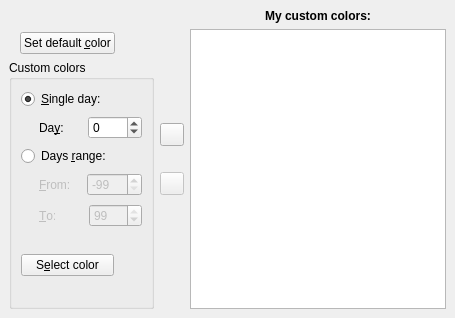
         <widget class="QWidget" name="tabColors" >
          <attribute name="title" >
           <string>Co&amp;lors</string>
          </attribute>
          <layout class="QGridLayout" >
           <property name="leftMargin" >
            <number>9</number>
           </property>
           <property name="topMargin" >
            <number>9</number>
           </property>
           <property name="rightMargin" >
            <number>9</number>
           </property>
           <property name="bottomMargin" >
            <number>9</number>
           </property>
           <property name="horizontalSpacing" >
            <number>6</number>
           </property>
           <property name="verticalSpacing" >
            <number>6</number>
           </property>
           <item row="2" column="0" >
            <widget class="QGroupBox" name="grpbxCol" >
             <property name="title" >
              <string>Custom colors</string>
             </property>
             <layout class="QGridLayout" >
              <property name="leftMargin" >
               <number>9</number>
              </property>
              <property name="topMargin" >
               <number>9</number>
              </property>
              <property name="rightMargin" >
               <number>9</number>
              </property>
              <property name="bottomMargin" >
               <number>9</number>
              </property>
              <property name="horizontalSpacing" >
               <number>6</number>
              </property>
              <property name="verticalSpacing" >
               <number>6</number>
              </property>
              <item row="0" column="0" >
               <widget class="QRadioButton" name="radioSingleDay" >
                <property name="text" >
                 <string>&amp;Single day:</string>
                </property>
                <property name="checked" >
                 <bool>true</bool>
                </property>
               </widget>
              </item>
              <item row="1" column="0" >
               <layout class="QHBoxLayout" >
                <property name="spacing" >
                 <number>6</number>
                </property>
                <property name="leftMargin" >
                 <number>0</number>
                </property>
                <property name="topMargin" >
                 <number>0</number>
                </property>
                <property name="rightMargin" >
                 <number>0</number>
                </property>
                <property name="bottomMargin" >
                 <number>0</number>
                </property>
                <item>
                 <spacer>
                  <property name="orientation" >
                   <enum>Qt::Horizontal</enum>
                  </property>
                  <property name="sizeType" >
                   <enum>QSizePolicy::Fixed</enum>
                  </property>
                  <property name="sizeHint" >
                   <size>
                    <width>18</width>
                    <height>25</height>
                   </size>
                  </property>
                 </spacer>
                </item>
                <item>
                 <widget class="QLabel" name="lblColorsDay" >
                  <property name="text" >
                   <string>Da&amp;y:</string>
                  </property>
                  <property name="buddy" >
                   <cstring>spinColorsSingleDay</cstring>
                  </property>
                 </widget>
                </item>
                <item>
                 <spacer>
                  <property name="orientation" >
                   <enum>Qt::Horizontal</enum>
                  </property>
                  <property name="sizeType" >
                   <enum>QSizePolicy::Fixed</enum>
                  </property>
                  <property name="sizeHint" >
                   <size>
                    <width>18</width>
                    <height>20</height>
                   </size>
                  </property>
                 </spacer>
                </item>
                <item>
                 <widget class="QSpinBox" name="spinColorsSingleDay" >
                  <property name="sizePolicy" >
                   <sizepolicy vsizetype="Fixed" hsizetype="Expanding" >
                    <horstretch>0</horstretch>
                    <verstretch>0</verstretch>
                   </sizepolicy>
                  </property>
                  <property name="minimum" >
                   <number>-99</number>
                  </property>
                 </widget>
                </item>
               </layout>
              </item>
              <item row="2" column="0" >
               <widget class="QRadioButton" name="radioDayRange" >
                <property name="text" >
                 <string>Days &amp;range:</string>
                </property>
               </widget>
              </item>
              <item row="3" column="0" >
               <layout class="QHBoxLayout" >
                <property name="spacing" >
                 <number>6</number>
                </property>
                <property name="leftMargin" >
                 <number>0</number>
                </property>
                <property name="topMargin" >
                 <number>0</number>
                </property>
                <property name="rightMargin" >
                 <number>0</number>
                </property>
                <property name="bottomMargin" >
                 <number>0</number>
                </property>
                <item>
                 <spacer>
                  <property name="orientation" >
                   <enum>Qt::Horizontal</enum>
                  </property>
                  <property name="sizeType" >
                   <enum>QSizePolicy::Fixed</enum>
                  </property>
                  <property name="sizeHint" >
                   <size>
                    <width>18</width>
                    <height>25</height>
                   </size>
                  </property>
                 </spacer>
                </item>
                <item>
                 <widget class="QLabel" name="lblColorsFrom" >
                  <property name="enabled" >
                   <bool>false</bool>
                  </property>
                  <property name="text" >
                   <string>&amp;From:</string>
                  </property>
                  <property name="buddy" >
                   <cstring>spinColorsFrom</cstring>
                  </property>
                 </widget>
                </item>
                <item>
                 <spacer>
                  <property name="orientation" >
                   <enum>Qt::Horizontal</enum>
                  </property>
                  <property name="sizeType" >
                   <enum>QSizePolicy::Fixed</enum>
                  </property>
                  <property name="sizeHint" >
                   <size>
                    <width>10</width>
                    <height>20</height>
                   </size>
                  </property>
                 </spacer>
                </item>
                <item>
                 <widget class="QSpinBox" name="spinColorsFrom" >
                  <property name="enabled" >
                   <bool>false</bool>
                  </property>
                  <property name="sizePolicy" >
                   <sizepolicy vsizetype="Fixed" hsizetype="Expanding" >
                    <horstretch>0</horstretch>
                    <verstretch>0</verstretch>
                   </sizepolicy>
                  </property>
                  <property name="minimum" >
                   <number>-99</number>
                  </property>
                  <property name="maximum" >
                   <number>98</number>
                  </property>
                  <property name="value" >
                   <number>-99</number>
                  </property>
                 </widget>
                </item>
               </layout>
              </item>
              <item row="4" column="0" >
               <layout class="QHBoxLayout" >
                <property name="spacing" >
                 <number>6</number>
                </property>
                <property name="leftMargin" >
                 <number>0</number>
                </property>
                <property name="topMargin" >
                 <number>0</number>
                </property>
                <property name="rightMargin" >
                 <number>0</number>
                </property>
                <property name="bottomMargin" >
                 <number>0</number>
                </property>
                <item>
                 <spacer>
                  <property name="orientation" >
                   <enum>Qt::Horizontal</enum>
                  </property>
                  <property name="sizeType" >
                   <enum>QSizePolicy::Fixed</enum>
                  </property>
                  <property name="sizeHint" >
                   <size>
                    <width>18</width>
                    <height>25</height>
                   </size>
                  </property>
                 </spacer>
                </item>
                <item>
                 <widget class="QLabel" name="lblColorsTo" >
                  <property name="enabled" >
                   <bool>false</bool>
                  </property>
                  <property name="text" >
                   <string>&amp;To:</string>
                  </property>
                  <property name="buddy" >
                   <cstring>spinColorsTo</cstring>
                  </property>
                 </widget>
                </item>
                <item>
                 <spacer>
                  <property name="orientation" >
                   <enum>Qt::Horizontal</enum>
                  </property>
                  <property name="sizeType" >
                   <enum>QSizePolicy::Fixed</enum>
                  </property>
                  <property name="sizeHint" >
                   <size>
                    <width>28</width>
                    <height>20</height>
                   </size>
                  </property>
                 </spacer>
                </item>
                <item>
                 <widget class="QSpinBox" name="spinColorsTo" >
                  <property name="enabled" >
                   <bool>false</bool>
                  </property>
                  <property name="sizePolicy" >
                   <sizepolicy vsizetype="Fixed" hsizetype="Expanding" >
                    <horstretch>0</horstretch>
                    <verstretch>0</verstretch>
                   </sizepolicy>
                  </property>
                  <property name="minimum" >
                   <number>-98</number>
                  </property>
                  <property name="value" >
                   <number>99</number>
                  </property>
                 </widget>
                </item>
               </layout>
              </item>
              <item row="5" column="0" >
               <spacer>
                <property name="orientation" >
                 <enum>Qt::Vertical</enum>
                </property>
                <property name="sizeType" >
                 <enum>QSizePolicy::Fixed</enum>
                </property>
                <property name="sizeHint" >
                 <size>
                  <width>20</width>
                  <height>20</height>
                 </size>
                </property>
               </spacer>
              </item>
              <item row="6" column="0" >
               <layout class="QHBoxLayout" >
                <property name="spacing" >
                 <number>6</number>
                </property>
                <property name="leftMargin" >
                 <number>0</number>
                </property>
                <property name="topMargin" >
                 <number>0</number>
                </property>
                <property name="rightMargin" >
                 <number>0</number>
                </property>
                <property name="bottomMargin" >
                 <number>0</number>
                </property>
                <item>
                 <widget class="QPushButton" name="btnSelectColor" >
                  <property name="sizePolicy" >
                   <sizepolicy vsizetype="Fixed" hsizetype="MinimumExpanding" >
                    <horstretch>0</horstretch>
                    <verstretch>0</verstretch>
                   </sizepolicy>
                  </property>
                  <property name="text" >
                   <string>S&amp;elect color</string>
                  </property>
                 </widget>
                </item>
                <item>
                 <spacer>
                  <property name="orientation" >
                   <enum>Qt::Horizontal</enum>
                  </property>
                  <property name="sizeType" >
                   <enum>QSizePolicy::Fixed</enum>
                  </property>
                  <property name="sizeHint" >
                   <size>
                    <width>15</width>
                    <height>20</height>
                   </size>
                  </property>
                 </spacer>
                </item>
                <item>
                 <widget class="QLabel" name="lblSelectColor" >
                  <property name="sizePolicy" >
                   <sizepolicy vsizetype="Fixed" hsizetype="Fixed" >
                    <horstretch>48</horstretch>
                    <verstretch>48</verstretch>
                   </sizepolicy>
                  </property>
                  <property name="text" >
                   <string/>
                  </property>
                  <property name="pixmap" >
                   <pixmap resource="NextShowsConfig.qrc" >:/images/misc/images/blank_36x36.png</pixmap>
                  </property>
                 </widget>
                </item>
               </layout>
              </item>
              <item row="7" column="0" >
               <spacer>
                <property name="orientation" >
                 <enum>Qt::Vertical</enum>
                </property>
                <property name="sizeHint" >
                 <size>
                  <width>20</width>
                  <height>21</height>
                 </size>
                </property>
               </spacer>
              </item>
             </layout>
            </widget>
           </item>
           <item row="1" column="0" >
            <layout class="QHBoxLayout" >
             <property name="spacing" >
              <number>6</number>
             </property>
             <property name="leftMargin" >
              <number>0</number>
             </property>
             <property name="topMargin" >
              <number>0</number>
             </property>
             <property name="rightMargin" >
              <number>0</number>
             </property>
             <property name="bottomMargin" >
              <number>0</number>
             </property>
             <item>
              <spacer>
               <property name="orientation" >
                <enum>Qt::Horizontal</enum>
               </property>
               <property name="sizeType" >
                <enum>QSizePolicy::Fixed</enum>
               </property>
               <property name="sizeHint" >
                <size>
                 <width>11</width>
                 <height>20</height>
                </size>
               </property>
              </spacer>
             </item>
             <item>
              <widget class="QPushButton" name="btnSetDefaultColor" >
               <property name="sizePolicy" >
                <sizepolicy vsizetype="Fixed" hsizetype="MinimumExpanding" >
                 <horstretch>0</horstretch>
                 <verstretch>0</verstretch>
                </sizepolicy>
               </property>
               <property name="text" >
                <string>Set default &amp;color</string>
               </property>
              </widget>
             </item>
             <item>
              <spacer>
               <property name="orientation" >
                <enum>Qt::Horizontal</enum>
               </property>
               <property name="sizeType" >
                <enum>QSizePolicy::Fixed</enum>
               </property>
               <property name="sizeHint" >
                <size>
                 <width>15</width>
                 <height>20</height>
                </size>
               </property>
              </spacer>
             </item>
             <item>
              <widget class="QLabel" name="lblDefaultColor" >
               <property name="text" >
                <string/>
               </property>
               <property name="pixmap" >
                <pixmap resource="NextShowsConfig.qrc" >:/images/misc/images/blank_36x36.png</pixmap>
               </property>
              </widget>
             </item>
             <item>
              <spacer>
               <property name="orientation" >
                <enum>Qt::Horizontal</enum>
               </property>
               <property name="sizeType" >
                <enum>QSizePolicy::Fixed</enum>
               </property>
               <property name="sizeHint" >
                <size>
                 <width>11</width>
                 <height>20</height>
                </size>
               </property>
              </spacer>
             </item>
            </layout>
           </item>
           <item row="0" column="0" >
            <spacer>
             <property name="orientation" >
              <enum>Qt::Vertical</enum>
             </property>
             <property name="sizeType" >
              <enum>QSizePolicy::Fixed</enum>
             </property>
             <property name="sizeHint" >
              <size>
               <width>20</width>
               <height>17</height>
              </size>
             </property>
            </spacer>
           </item>
           <item rowspan="3" row="0" column="1" >
            <layout class="QVBoxLayout" >
             <property name="spacing" >
              <number>6</number>
             </property>
             <property name="leftMargin" >
              <number>0</number>
             </property>
             <property name="topMargin" >
              <number>0</number>
             </property>
             <property name="rightMargin" >
              <number>0</number>
             </property>
             <property name="bottomMargin" >
              <number>0</number>
             </property>
             <item>
              <spacer>
               <property name="orientation" >
                <enum>Qt::Vertical</enum>
               </property>
               <property name="sizeHint" >
                <size>
                 <width>20</width>
                 <height>101</height>
                </size>
               </property>
              </spacer>
             </item>
             <item>
              <widget class="QToolButton" name="btnColorAdd" >
               <property name="enabled" >
                <bool>true</bool>
               </property>
               <property name="toolTip" >
                <string>&lt;html>&lt;head>&lt;meta name="qrichtext" content="1" />&lt;style type="text/css">
p, li { white-space: pre-wrap; }
&lt;/style>&lt;/head>&lt;body style=" font-family:'Sans Serif'; font-size:9pt; font-weight:400; font-style:normal; text-decoration:none;">
&lt;p style=" margin-top:0px; margin-bottom:0px; margin-left:0px; margin-right:0px; -qt-block-indent:0; text-indent:0px;">Click to add the selected show to your tracked shows list.&lt;/p>&lt;/body>&lt;/html></string>
               </property>
               <property name="icon" >
                <iconset resource="NextShowsConfig.qrc" >:/images/icons/images/icons/rightarrow.png</iconset>
               </property>
              </widget>
             </item>
             <item>
              <spacer>
               <property name="orientation" >
                <enum>Qt::Vertical</enum>
               </property>
               <property name="sizeType" >
                <enum>QSizePolicy::Fixed</enum>
               </property>
               <property name="sizeHint" >
                <size>
                 <width>20</width>
                 <height>20</height>
                </size>
               </property>
              </spacer>
             </item>
             <item>
              <widget class="QToolButton" name="btnColorRemove" >
               <property name="enabled" >
                <bool>false</bool>
               </property>
               <property name="toolTip" >
                <string>&lt;html>&lt;head>&lt;meta name="qrichtext" content="1" />&lt;style type="text/css">
p, li { white-space: pre-wrap; }
&lt;/style>&lt;/head>&lt;body style=" font-family:'Sans Serif'; font-size:9pt; font-weight:400; font-style:normal; text-decoration:none;">
&lt;p style=" margin-top:0px; margin-bottom:0px; margin-left:0px; margin-right:0px; -qt-block-indent:0; text-indent:0px;">Click to remove the selected show from your tracked shows list.&lt;/p>&lt;/body>&lt;/html></string>
               </property>
               <property name="icon" >
                <iconset resource="NextShowsConfig.qrc" >:/images/icons/images/icons/leftarrow.png</iconset>
               </property>
              </widget>
             </item>
             <item>
              <spacer>
               <property name="orientation" >
                <enum>Qt::Vertical</enum>
               </property>
               <property name="sizeHint" >
                <size>
                 <width>20</width>
                 <height>101</height>
                </size>
               </property>
              </spacer>
             </item>
            </layout>
           </item>
           <item rowspan="3" row="0" column="2" >
            <layout class="QVBoxLayout" >
             <property name="spacing" >
              <number>6</number>
             </property>
             <property name="leftMargin" >
              <number>0</number>
             </property>
             <property name="topMargin" >
              <number>0</number>
             </property>
             <property name="rightMargin" >
              <number>0</number>
             </property>
             <property name="bottomMargin" >
              <number>0</number>
             </property>
             <item>
              <widget class="QLabel" name="lblMyCustomColors" >
               <property name="font" >
                <font>
                 <weight>75</weight>
                 <bold>true</bold>
                </font>
               </property>
               <property name="text" >
                <string>My custom colors:</string>
               </property>
               <property name="alignment" >
                <set>Qt::AlignCenter</set>
               </property>
              </widget>
             </item>
             <item>
              <widget class="QListWidget" name="listMyColors" />
             </item>
            </layout>
           </item>
          </layout>
         </widget>
